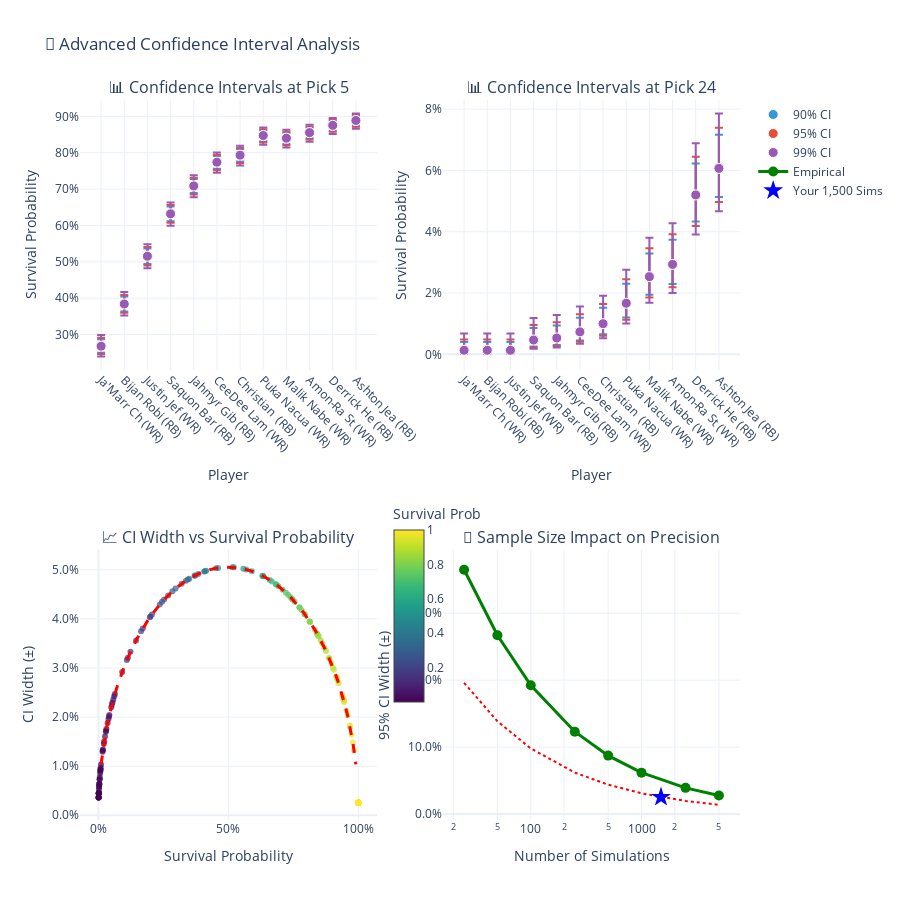

Notebook code cell kept with this figure:
### Markdown cell above
---
## 🔬 Section 3: Advanced Statistical Analysis

**Deep dive into the mathematical foundations** of your Monte Carlo simulation.

This section covers:
- 📐 **Confidence Intervals** - How certain can you be about your predictions?
- 🔄 **Convergence Analysis** - When do simulations stabilize?
- 📊 **Model Comparison** - Simple vs complex probability models
- ⚡ **Statistical Power** - How many simulations detect real strategy differences?

### Code cell
# 🔬 Advanced Confidence Interval Analysis
def calculate_binomial_ci(p, n, confidence=0.95):
    """Calculate confidence interval for binomial proportion using Wilson score interval"""
    if n == 0 or p == 0:
        return 0, 0
    
    z = stats.norm.ppf((1 + confidence) / 2)
    denominator = 1 + z**2 / n
    center = (p + z**2 / (2*n)) / denominator
    margin = z * np.sqrt((p * (1 - p) / n + z**2 / (4*n**2))) / denominator
    
    return max(0, center - margin), min(1, center + margin)

def create_confidence_analysis():
    fig = make_subplots(
        rows=2, cols=2,
        subplot_titles=(
            f'📊 Confidence Intervals at Pick {pick_positions[0]}',
            f'📊 Confidence Intervals at Pick {pick_positions[1]}',
            '📈 CI Width vs Survival Probability',
            '🔢 Sample Size Impact on Precision'
        )
    )
    
    confidence_levels = [0.90, 0.95, 0.99]
    colors = ['#3498db', '#e74c3c', '#9b59b6']
    
    # Analyze first two pick positions
    for pick_idx, pick_pos in enumerate(pick_positions[:2]):
        col_name = f'survival_pick_{pick_pos}'
        top_players = survivals_df[survivals_df[col_name] > 0].head(12)
        
        for conf_idx, confidence in enumerate(confidence_levels):
            lower_bounds = []
            upper_bounds = []
            player_names = []
            
            for _, player in top_players.iterrows():
                p = player[col_name]
                lower, upper = calculate_binomial_ci(p, num_simulations, confidence)
                lower_bounds.append(lower)
                upper_bounds.append(upper)
                player_names.append(f"{player['player_name'][:10]} ({player['position']})")
            
            fig.add_trace(
                go.Scatter(
                    x=player_names,
                    y=top_players[col_name],
                    error_y=dict(
                        type='data',
                        symmetric=False,
                        array=[u - p for u, p in zip(upper_bounds, top_players[col_name])],
                        arrayminus=[p - l for l, p in zip(lower_bounds, top_players[col_name])],
                        thickness=2
                    ),
                    mode='markers',
                    name=f'{int(confidence*100)}% CI',
                    marker=dict(
                        size=10, 
                        color=colors[conf_idx],
                        line=dict(width=1, color='white')
                    ),
                    showlegend=(pick_idx == 0),
                    hovertemplate=(
                        "<b>%{x}</b><br>"
                        f"Survival at Pick {pick_pos}: %{{y:.1%}}<br>"
                        f"{int(confidence*100)}% CI: [{lower_bounds[0]:.1%}, {upper_bounds[0]:.1%}]<br>"
                        "<extra></extra>"
                    )
                ),
                row=1, col=pick_idx+1
            )
    
    # CI Width vs Survival Probability analysis
    all_probs = []
    all_widths = []
    
    for col in survival_cols[:4]:  # First 4 picks
        probs = survivals_df[col][survivals_df[col] > 0]
        for p in probs:
            lower, upper = calculate_binomial_ci(p, num_simulations, 0.95)
            all_probs.append(p)
            all_widths.append(upper - lower)
    
    fig.add_trace(
        go.Scatter(
            x=all_probs,
            y=all_widths,
            mode='markers',
            marker=dict(
                size=6, 
                color=all_probs,
                colorscale='Viridis',
                opacity=0.7,
                colorbar=dict(title="Survival Prob", x=0.46, y=0.3, len=0.3)
            ),
            name='Actual Data',
            hovertemplate=(
                "Survival Prob: %{x:.1%}<br>"
                "CI Width: ±%{y:.1%}<br>"
                "<extra></extra>"
            ),
            showlegend=False
        ),
        row=2, col=1
    )
    
    # Theoretical CI width curve
    p_theoretical = np.linspace(0.01, 0.99, 100)
    theoretical_widths = []
    for p in p_theoretical:
        lower, upper = calculate_binomial_ci(p, num_simulations, 0.95)
        theoretical_widths.append(upper - lower)
    
    fig.add_trace(
        go.Scatter(
            x=p_theoretical,
            y=theoretical_widths,
            mode='lines',
            line=dict(color='red', width=3, dash='dash'),
            name='Theoretical Maximum',
            showlegend=False
        ),
        row=2, col=1
    )
    
    # Sample size effect analysis
    sample_sizes = [25, 50, 100, 250, 500, 1000, 2500, 5000]
    p_test = 0.5  # Maximum variance point
    
    ci_widths_by_size = []
    for n in sample_sizes:
        lower, upper = calculate_binomial_ci(p_test, n, 0.95)
        ci_widths_by_size.append(upper - lower)
    
    fig.add_trace(
        go.Scatter(
            x=sample_sizes,
            y=ci_widths_by_size,
            mode='lines+markers',
            marker=dict(size=10, color='green'),
            line=dict(width=3, color='green'),
            name='Empirical',
            hovertemplate=(
                "Sample Size: %{x:,}<br>"
                "95% CI Width: ±%{y:.1%}<br>"
                "<extra></extra>"
            )
        ),
        row=2, col=2
    )
    
    # Theoretical 1/√n curve
    theoretical_widths_by_size = 1.96 * np.sqrt(0.25 / np.array(sample_sizes))
    fig.add_trace(
        go.Scatter(
            x=sample_sizes,
            y=theoretical_widths_by_size,
            mode='lines',
            line=dict(color='red', width=2, dash='dot'),
            name='1/√n Theory',
            showlegend=False
        ),
        row=2, col=2
    )
    
    # Mark current simulation count
    current_width = 1.96 * np.sqrt(0.25 / num_simulations)
    fig.add_trace(
        go.Scatter(
            x=[num_simulations],
            y=[current_width],
            mode='markers',
            marker=dict(size=15, color='blue', symbol='star'),
            name=f'Your {num_simulations:,} Sims',
            hovertemplate=(
                f"Your Setting: {num_simulations:,} sims<br>"
                f"Precision: ±{current_width:.1%}<br>"
                "<extra></extra>"
            )
        ),
        row=2, col=2
    )
    
    # Update layout
    fig.update_xaxes(title_text="Player", row=1, col=1, tickangle=45)
    fig.update_xaxes(title_text="Player", row=1, col=2, tickangle=45)
    fig.update_xaxes(title_text="Survival Probability", row=2, col=1, tickformat='.0%')
    fig.update_xaxes(title_text="Number of Simulations", type="log", row=2, col=2)
    
    fig.update_yaxes(title_text="Survival Probability", row=1, col=1, tickformat='.0%')
    fig.update_yaxes(title_text="Survival Probability", row=1, col=2, tickformat='.0%')
    fig.update_yaxes(title_text="CI Width (±)", row=2, col=1, tickformat='.1%')
    fig.update_yaxes(title_text="95% CI Width (±)", row=2, col=2, tickformat='.1%')
    
    fig.update_layout(
        height=900,
        title_text="🔬 Advanced Confidence Interval Analysis",
        template="plotly_white"
    )
    
    return fig

# Generate confidence analysis
conf_fig = create_confidence_analysis()
conf_fig.show(config=plotly_config)

# Statistical insights
current_precision = 1.96 * np.sqrt(0.25 / num_simulations)
print(f"\n🔬 STATISTICAL INSIGHTS:")
print(f"   📊 Current precision: ±{current_precision:.1%} at 95% confidence")
print(f"   🎯 For ±5% precision, you'd need ~{400:,} simulations")
print(f"   ⚡ For ±1% precision, you'd need ~{10000:,} simulations")
print(f"   💡 Diminishing returns: 4x simulations = 2x precision improvement")

### Figure 1 — Plotly figure (JSON) as saved in the notebook; plotly's stock layout.template omitted (floating-point values rounded to 4 significant figures; data arrays with more than 128 entries replaced by an {"elided": "..."} marker saying what was removed)
{"data": [{"error_y": {"array": [0.01922, 0.02085, 0.02118, 0.02023, 0.01891, 0.01726, 0.01666, 0.01465, 0.01496, 0.0143, 0.01336, 0.01267], "arrayminus": [0.01838, 0.02043, 0.02123, 0.0207, 0.01966, 0.01825, 0.01772, 0.0159, 0.01618, 0.01558, 0.01471, 0.01406], "symmetric": false, "thickness": 2, "type": "data"}, "hovertemplate": "<b>%{x}</b><br>Survival at Pick 5: %{y:.1%}<br>90% CI: [25.0%, 28.7%]<br><extra></extra>", "marker": {"color": "#3498db", "line": {"color": "white", "width": 1}, "size": 10}, "mode": "markers", "name": "90% CI", "showlegend": true, "type": "scatter", "x": ["Ja'Marr Ch (WR)", "Bijan Robi (RB)", "Justin Jef (WR)", "Saquon Bar (RB)", "Jahmyr Gib (RB)", "CeeDee Lam (WR)", "Christian  (RB)", "Puka Nacua (WR)", "Malik Nabe (WR)", "Amon-Ra St (WR)", "Derrick He (RB)", "Ashton Jea (RB)"], "xaxis": "x", "y": [0.268, 0.384, 0.5153, 0.632, 0.7087, 0.774, 0.7933, 0.8473, 0.84, 0.8553, 0.8753, 0.8887], "yaxis": "y"}, {"error_y": {"array": [0.02299, 0.02488, 0.02522, 0.02404, 0.02244, 0.02045, 0.01973, 0.01731, 0.01768, 0.01689, 0.01576, 0.01494], "arrayminus": [0.0218, 0.02429, 0.0253, 0.02471, 0.0235, 0.02185, 0.02123, 0.01909, 0.01942, 0.01871, 0.01768, 0.01692], "symmetric": false, "thickness": 2, "type": "data"}, "hovertemplate": "<b>%{x}</b><br>Survival at Pick 5: %{y:.1%}<br>95% CI: [24.6%, 29.1%]<br><extra></extra>", "marker": {"color": "#e74c3c", "line": {"color": "white", "width": 1}, "size": 10}, "mode": "markers", "name": "95% CI", "showlegend": true, "type": "scatter", "x": ["Ja'Marr Ch (WR)", "Bijan Robi (RB)", "Justin Jef (WR)", "Saquon Bar (RB)", "Jahmyr Gib (RB)", "CeeDee Lam (WR)", "Christian  (RB)", "Puka Nacua (WR)", "Malik Nabe (WR)", "Amon-Ra St (WR)", "Derrick He (RB)", "Ashton Jea (RB)"], "xaxis": "x", "y": [0.268, 0.384, 0.5153, 0.632, 0.7087, 0.774, 0.7933, 0.8473, 0.84, 0.8553, 0.8753, 0.8887], "yaxis": "y"}, {"error_y": {"array": [0.03043, 0.03279, 0.0331, 0.03143, 0.02925, 0.02657, 0.02561, 0.02239, 0.02288, 0.02183, 0.02033, 0.01923], "arrayminus": [0.02839, 0.03177, 0.03323, 0.03259, 0.03109, 0.02899, 0.02819, 0.02545, 0.02587, 0.02496, 0.02364, 0.02266], "symmetric": false, "thickness": 2, "type": "data"}, "hovertemplate": "<b>%{x}</b><br>Survival at Pick 5: %{y:.1%}<br>99% CI: [24.0%, 29.8%]<br><extra></extra>", "marker": {"color": "#9b59b6", "line": {"color": "white", "width": 1}, "size": 10}, "mode": "markers", "name": "99% CI", "showlegend": true, "type": "scatter", "x": ["Ja'Marr Ch (WR)", "Bijan Robi (RB)", "Justin Jef (WR)", "Saquon Bar (RB)", "Jahmyr Gib (RB)", "CeeDee Lam (WR)", "Christian  (RB)", "Puka Nacua (WR)", "Malik Nabe (WR)", "Amon-Ra St (WR)", "Derrick He (RB)", "Ashton Jea (RB)"], "xaxis": "x", "y": [0.268, 0.384, 0.5153, 0.632, 0.7087, 0.774, 0.7933, 0.8473, 0.84, 0.8553, 0.8753, 0.8887], "yaxis": "y"}, {"error_y": {"array": [0.002688, 0.002688, 0.002688, 0.003918, 0.004107, 0.004614, 0.005195, 0.006372, 0.007577, 0.008057, 0.01026, 0.01095], "arrayminus": [0.000892, 0.000892, 0.000892, 0.002134, 0.002326, 0.00284, 0.003431, 0.004631, 0.005867, 0.006362, 0.008649, 0.009369], "symmetric": false, "thickness": 2, "type": "data"}, "hovertemplate": "<b>%{x}</b><br>Survival at Pick 24: %{y:.1%}<br>90% CI: [0.0%, 0.4%]<br><extra></extra>", "marker": {"color": "#3498db", "line": {"color": "white", "width": 1}, "size": 10}, "mode": "markers", "name": "90% CI", "showlegend": false, "type": "scatter", "x": ["Ja'Marr Ch (WR)", "Bijan Robi (RB)", "Justin Jef (WR)", "Saquon Bar (RB)", "Jahmyr Gib (RB)", "CeeDee Lam (WR)", "Christian  (RB)", "Puka Nacua (WR)", "Malik Nabe (WR)", "Amon-Ra St (WR)", "Derrick He (RB)", "Ashton Jea (RB)"], "xaxis": "x2", "y": [0.001333, 0.001333, 0.001333, 0.004667, 0.005333, 0.007333, 0.01, 0.01667, 0.02533, 0.02933, 0.052, 0.06067], "yaxis": "y2"}, {"error_y": {"array": [0.003515, 0.003515, 0.003515, 0.004935, 0.005156, 0.005751, 0.006434, 0.007822, 0.009246, 0.009815, 0.01242, 0.01324], "arrayminus": [0.0009676, 0.0009676, 0.0009676, 0.002404, 0.002628, 0.003234, 0.003931, 0.005352, 0.006821, 0.00741, 0.01014, 0.01099], "symmetric": false, "thickness": 2, "type": "data"}, "hovertemplate": "<b>%{x}</b><br>Survival at Pick 24: %{y:.1%}<br>95% CI: [0.0%, 0.5%]<br><extra></extra>", "marker": {"color": "#e74c3c", "line": {"color": "white", "width": 1}, "size": 10}, "mode": "markers", "name": "95% CI", "showlegend": false, "type": "scatter", "x": ["Ja'Marr Ch (WR)", "Bijan Robi (RB)", "Justin Jef (WR)", "Saquon Bar (RB)", "Jahmyr Gib (RB)", "CeeDee Lam (WR)", "Christian  (RB)", "Puka Nacua (WR)", "Malik Nabe (WR)", "Amon-Ra St (WR)", "Derrick He (RB)", "Ashton Jea (RB)"], "xaxis": "x2", "y": [0.001333, 0.001333, 0.001333, 0.004667, 0.005333, 0.007333, 0.01, 0.01667, 0.02533, 0.02933, 0.052, 0.06067], "yaxis": "y2"}, {"error_y": {"array": [0.005465, 0.005465, 0.005465, 0.007203, 0.00748, 0.008233, 0.009104, 0.01089, 0.01273, 0.01346, 0.01684, 0.01789], "arrayminus": [0.001073, 0.001073, 0.001073, 0.00284, 0.003123, 0.003894, 0.004789, 0.00663, 0.008545, 0.009315, 0.01289, 0.01402], "symmetric": false, "thickness": 2, "type": "data"}, "hovertemplate": "<b>%{x}</b><br>Survival at Pick 24: %{y:.1%}<br>99% CI: [0.0%, 0.7%]<br><extra></extra>", "marker": {"color": "#9b59b6", "line": {"color": "white", "width": 1}, "size": 10}, "mode": "markers", "name": "99% CI", "showlegend": false, "type": "scatter", "x": ["Ja'Marr Ch (WR)", "Bijan Robi (RB)", "Justin Jef (WR)", "Saquon Bar (RB)", "Jahmyr Gib (RB)", "CeeDee Lam (WR)", "Christian  (RB)", "Puka Nacua (WR)", "Malik Nabe (WR)", "Amon-Ra St (WR)", "Derrick He (RB)", "Ashton Jea (RB)"], "xaxis": "x2", "y": [0.001333, 0.001333, 0.001333, 0.004667, 0.005333, 0.007333, 0.01, 0.01667, 0.02533, 0.02933, 0.052, 0.06067], "yaxis": "y2"}, {"hovertemplate": "Survival Prob: %{x:.1%}<br>CI Width: ±%{y:.1%}<br><extra></extra>", "marker": {"color": {"elided": "1173 float values"}, "colorbar": {"len": 0.3, "title": {"text": "Survival Prob"}, "x": 0.46, "y": 0.3}, "colorscale": [[0, "#440154"], [0.1111, "#482878"], [0.2222, "#3e4989"], [0.3333, "#31688e"], [0.4444, "#26828e"], [0.5556, "#1f9e89"], [0.6667, "#35b779"], [0.7778, "#6ece58"], [0.8889, "#b5de2b"], [1, "#fde725"]], "opacity": 0.7, "size": 6}, "mode": "markers", "name": "Actual Data", "showlegend": false, "type": "scatter", "x": {"elided": "1173 float values"}, "xaxis": "x3", "y": {"elided": "1173 float values"}, "yaxis": "y3"}, {"line": {"color": "red", "dash": "dash", "width": 3}, "mode": "lines", "name": "Theoretical Maximum", "showlegend": false, "type": "scatter", "x": [0.01, 0.0199, 0.0298, 0.0397, 0.0496, 0.05949, 0.06939, 0.07929, 0.08919, 0.09909, 0.109, 0.1189, 0.1288, 0.1387, 0.1486, 0.1585, 0.1684, 0.1783, 0.1882, 0.1981, 0.208, 0.2179, 0.2278, 0.2377, 0.2476, 0.2575, 0.2674, 0.2773, 0.2872, 0.2971, 0.307, 0.3169, 0.3268, 0.3367, 0.3466, 0.3565, 0.3664, 0.3763, 0.3862, 0.3961, 0.406, 0.4159, 0.4258, 0.4357, 0.4456, 0.4555, 0.4654, 0.4753, 0.4852, 0.4951, 0.5049, 0.5148, 0.5247, 0.5346, 0.5445, 0.5544, 0.5643, 0.5742, 0.5841, 0.594, 0.6039, 0.6138, 0.6237, 0.6336, 0.6435, 0.6534, 0.6633, 0.6732, 0.6831, 0.693, 0.7029, 0.7128, 0.7227, 0.7326, 0.7425, 0.7524, 0.7623, 0.7722, 0.7821, 0.792, 0.8019, 0.8118, 0.8217, 0.8316, 0.8415, 0.8514, 0.8613, 0.8712, 0.8811, 0.891, 0.9009, 0.9108, 0.9207, 0.9306, 0.9405, 0.9504, 0.9603, 0.9702, 0.9801, 0.99], "xaxis": "x3", "y": [0.01036, 0.01433, 0.01735, 0.01988, 0.02207, 0.02402, 0.02578, 0.0274, 0.02889, 0.03027, 0.03156, 0.03277, 0.03391, 0.03498, 0.036, 0.03696, 0.03786, 0.03872, 0.03954, 0.04032, 0.04105, 0.04175, 0.04242, 0.04305, 0.04365, 0.04422, 0.04475, 0.04526, 0.04575, 0.0462, 0.04663, 0.04704, 0.04742, 0.04778, 0.04811, 0.04842, 0.04871, 0.04897, 0.04922, 0.04944, 0.04964, 0.04982, 0.04998, 0.05012, 0.05024, 0.05034, 0.05042, 0.05048, 0.05052, 0.05054, 0.05054, 0.05052, 0.05048, 0.05042, 0.05034, 0.05024, 0.05012, 0.04998, 0.04982, 0.04964, 0.04944, 0.04922, 0.04897, 0.04871, 0.04842, 0.04811, 0.04778, 0.04742, 0.04704, 0.04663, 0.0462, 0.04575, 0.04526, 0.04475, 0.04422, 0.04365, 0.04305, 0.04242, 0.04175, 0.04105, 0.04032, 0.03954, 0.03872, 0.03786, 0.03696, 0.036, 0.03498, 0.03391, 0.03277, 0.03156, 0.03027, 0.02889, 0.0274, 0.02578, 0.02402, 0.02207, 0.01988, 0.01735, 0.01433, 0.01036], "yaxis": "y3"}, {"hovertemplate": "Sample Size: %{x:,}<br>95% CI Width: ±%{y:.1%}<br><extra></extra>", "line": {"color": "green", "width": 3}, "marker": {"color": "green", "size": 10}, "mode": "lines+markers", "name": "Empirical", "type": "scatter", "x": [25, 50, 100, 250, 500, 1000, 2500, 5000], "xaxis": "x4", "y": [0.365, 0.2671, 0.1923, 0.123, 0.08732, 0.06186, 0.03917, 0.02771], "yaxis": "y4"}, {"line": {"color": "red", "dash": "dot", "width": 2}, "mode": "lines", "name": "1/√n Theory", "showlegend": false, "type": "scatter", "x": [25, 50, 100, 250, 500, 1000, 2500, 5000], "xaxis": "x4", "y": [0.196, 0.1386, 0.098, 0.06198, 0.04383, 0.03099, 0.0196, 0.01386], "yaxis": "y4"}, {"hovertemplate": "Your Setting: 1,500 sims<br>Precision: ±2.5%<br><extra></extra>", "marker": {"color": "blue", "size": 15, "symbol": "star"}, "mode": "markers", "name": "Your 1,500 Sims", "type": "scatter", "x": [1500], "xaxis": "x4", "y": [0.0253], "yaxis": "y4"}], "layout": {"annotations": [{"font": {"size": 16}, "showarrow": false, "text": "📊 Confidence Intervals at Pick 5", "x": 0.225, "xanchor": "center", "xref": "paper", "y": 1, "yanchor": "bottom", "yref": "paper"}, {"font": {"size": 16}, "showarrow": false, "text": "📊 Confidence Intervals at Pick 24", "x": 0.775, "xanchor": "center", "xref": "paper", "y": 1, "yanchor": "bottom", "yref": "paper"}, {"font": {"size": 16}, "showarrow": false, "text": "📈 CI Width vs Survival Probability", "x": 0.225, "xanchor": "center", "xref": "paper", "y": 0.375, "yanchor": "bottom", "yref": "paper"}, {"font": {"size": 16}, "showarrow": false, "text": "🔢 Sample Size Impact on Precision", "x": 0.775, "xanchor": "center", "xref": "paper", "y": 0.375, "yanchor": "bottom", "yref": "paper"}], "height": 900, "title": {"text": "🔬 Advanced Confidence Interval Analysis"}, "xaxis": {"anchor": "y", "domain": [0, 0.45], "tickangle": 45, "title": {"text": "Player"}}, "xaxis2": {"anchor": "y2", "domain": [0.55, 1], "tickangle": 45, "title": {"text": "Player"}}, "xaxis3": {"anchor": "y3", "domain": [0, 0.45], "tickformat": ".0%", "title": {"text": "Survival Probability"}}, "xaxis4": {"anchor": "y4", "domain": [0.55, 1], "title": {"text": "Number of Simulations"}, "type": "log"}, "yaxis": {"anchor": "x", "domain": [0.625, 1], "tickformat": ".0%", "title": {"text": "Survival Probability"}}, "yaxis2": {"anchor": "x2", "domain": [0.625, 1], "tickformat": ".0%", "title": {"text": "Survival Probability"}}, "yaxis3": {"anchor": "x3", "domain": [0, 0.375], "tickformat": ".1%", "title": {"text": "CI Width (±)"}}, "yaxis4": {"anchor": "x4", "domain": [0, 0.375], "tickformat": ".1%", "title": {"text": "95% CI Width (±)"}}}}
